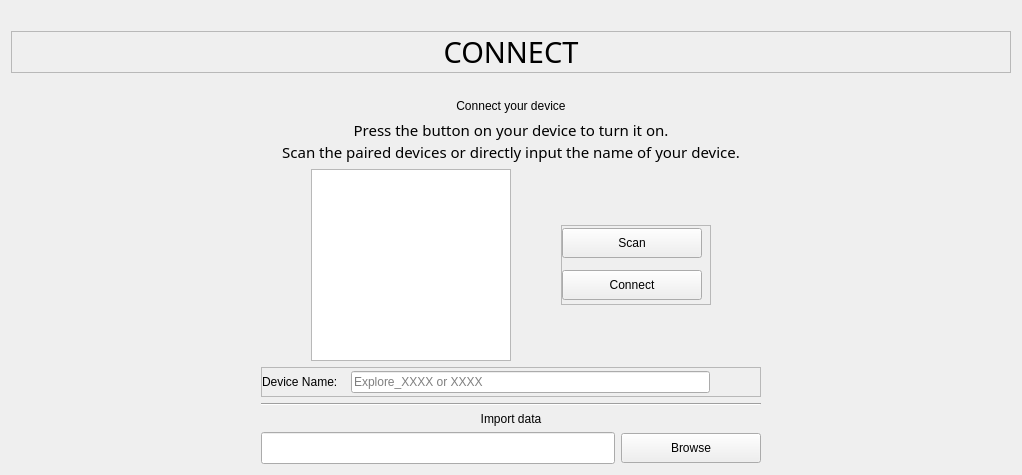
            <widget class="QWidget" name="page_bt">
             <property name="styleSheet">
              <string notr="true"/>
             </property>
             <layout class="QVBoxLayout" name="verticalLayout_17">
              <item>
               <spacer name="verticalSpacer_14">
                <property name="orientation">
                 <enum>Qt::Vertical</enum>
                </property>
                <property name="sizeType">
                 <enum>QSizePolicy::Fixed</enum>
                </property>
                <property name="sizeHint" stdset="0">
                 <size>
                  <width>20</width>
                  <height>20</height>
                 </size>
                </property>
               </spacer>
              </item>
              <item>
               <widget class="QFrame" name="frame_bt_title">
                <property name="maximumSize">
                 <size>
                  <width>16777215</width>
                  <height>50</height>
                 </size>
                </property>
                <property name="styleSheet">
                 <string notr="true"/>
                </property>
                <property name="frameShape">
                 <enum>QFrame::StyledPanel</enum>
                </property>
                <property name="frameShadow">
                 <enum>QFrame::Raised</enum>
                </property>
                <layout class="QHBoxLayout" name="horizontalLayout_37">
                 <property name="spacing">
                  <number>0</number>
                 </property>
                 <property name="leftMargin">
                  <number>0</number>
                 </property>
                 <property name="topMargin">
                  <number>0</number>
                 </property>
                 <property name="rightMargin">
                  <number>0</number>
                 </property>
                 <property name="bottomMargin">
                  <number>0</number>
                 </property>
                 <item>
                  <widget class="QLabel" name="bt_title">
                   <property name="minimumSize">
                    <size>
                     <width>0</width>
                     <height>0</height>
                    </size>
                   </property>
                   <property name="font">
                    <font>
                     <family>DM Sans</family>
                     <pointsize>22</pointsize>
                     <weight>50</weight>
                     <italic>false</italic>
                     <bold>false</bold>
                    </font>
                   </property>
                   <property name="text">
                    <string>CONNECT</string>
                   </property>
                   <property name="alignment">
                    <set>Qt::AlignCenter</set>
                   </property>
                  </widget>
                 </item>
                </layout>
               </widget>
              </item>
              <item>
               <spacer name="verticalSpacer_5">
                <property name="orientation">
                 <enum>Qt::Vertical</enum>
                </property>
                <property name="sizeType">
                 <enum>QSizePolicy::Fixed</enum>
                </property>
                <property name="sizeHint" stdset="0">
                 <size>
                  <width>20</width>
                  <height>20</height>
                 </size>
                </property>
               </spacer>
              </item>
              <item>
               <layout class="QVBoxLayout" name="verticalLayout_6">
                <property name="leftMargin">
                 <number>250</number>
                </property>
                <property name="rightMargin">
                 <number>250</number>
                </property>
                <item>
                 <widget class="QLabel" name="label_explore_name_3">
                  <property name="maximumSize">
                   <size>
                    <width>16777215</width>
                    <height>30</height>
                   </size>
                  </property>
                  <property name="styleSheet">
                   <string notr="true"/>
                  </property>
                  <property name="text">
                   <string>&lt;html&gt;&lt;head/&gt;&lt;body&gt;&lt;p&gt;Connect your device&lt;/p&gt;&lt;/body&gt;&lt;/html&gt;</string>
                  </property>
                  <property name="alignment">
                   <set>Qt::AlignCenter</set>
                  </property>
                 </widget>
                </item>
                <item>
                 <widget class="QLabel" name="label_10">
                  <property name="font">
                   <font>
                    <family>DM Sans</family>
                    <pointsize>11</pointsize>
                    <weight>50</weight>
                    <italic>false</italic>
                    <bold>false</bold>
                   </font>
                  </property>
                  <property name="styleSheet">
                   <string notr="true"/>
                  </property>
                  <property name="text">
                   <string>&lt;!DOCTYPE HTML PUBLIC &quot;-//W3C//DTD HTML 4.0//EN&quot; &quot;http://www.w3.org/TR/REC-html40/strict.dtd&quot;&gt;
&lt;html&gt;&lt;head&gt;&lt;meta name=&quot;qrichtext&quot; content=&quot;1&quot; /&gt;&lt;style type=&quot;text/css&quot;&gt;
p, li { white-space: pre-wrap; }
&lt;/style&gt;&lt;/head&gt;&lt;body style=&quot; font-family:'DM Sans'; font-size:11pt; font-weight:400; font-style:normal;&quot;&gt;
&lt;p align=&quot;center&quot; style=&quot; margin-top:0px; margin-bottom:0px; margin-left:0px; margin-right:0px; -qt-block-indent:0; text-indent:0px;&quot;&gt;&lt;span style=&quot; font-family:'Segoe UI';&quot;&gt;Press the button on your device to turn it on.&lt;/span&gt;&lt;/p&gt;
&lt;p align=&quot;center&quot; style=&quot; margin-top:0px; margin-bottom:0px; margin-left:0px; margin-right:0px; -qt-block-indent:0; text-indent:0px;&quot;&gt;&lt;span style=&quot; font-family:'Segoe UI';&quot;&gt;Scan the paired devices or directly input the name of your device.&lt;/span&gt;&lt;/p&gt;&lt;/body&gt;&lt;/html&gt;</string>
                  </property>
                  <property name="wordWrap">
                   <bool>true</bool>
                  </property>
                 </widget>
                </item>
                <item>
                 <layout class="QHBoxLayout" name="horizontalLayout_9">
                  <property name="spacing">
                   <number>0</number>
                  </property>
                  <item>
                   <widget class="QListWidget" name="list_devices">
                    <property name="maximumSize">
                     <size>
                      <width>200</width>
                      <height>200</height>
                     </size>
                    </property>
                    <property name="cursor" stdset="0">
                     <cursorShape>ArrowCursor</cursorShape>
                    </property>
                    <property name="styleSheet">
                     <string notr="true"/>
                    </property>
                   </widget>
                  </item>
                  <item>
                   <widget class="QFrame" name="frame_btns_scan_connect">
                    <property name="maximumSize">
                     <size>
                      <width>150</width>
                      <height>80</height>
                     </size>
                    </property>
                    <property name="styleSheet">
                     <string notr="true"/>
                    </property>
                    <property name="frameShape">
                     <enum>QFrame::StyledPanel</enum>
                    </property>
                    <property name="frameShadow">
                     <enum>QFrame::Raised</enum>
                    </property>
                    <layout class="QVBoxLayout" name="verticalLayout_38">
                     <property name="spacing">
                      <number>10</number>
                     </property>
                     <property name="leftMargin">
                      <number>0</number>
                     </property>
                     <property name="topMargin">
                      <number>0</number>
                     </property>
                     <property name="rightMargin">
                      <number>0</number>
                     </property>
                     <property name="bottomMargin">
                      <number>0</number>
                     </property>
                     <item>
                      <widget class="QPushButton" name="btn_scan">
                       <property name="sizePolicy">
                        <sizepolicy hsizetype="Minimum" vsizetype="Minimum">
                         <horstretch>0</horstretch>
                         <verstretch>0</verstretch>
                        </sizepolicy>
                       </property>
                       <property name="minimumSize">
                        <size>
                         <width>140</width>
                         <height>30</height>
                        </size>
                       </property>
                       <property name="maximumSize">
                        <size>
                         <width>140</width>
                         <height>30</height>
                        </size>
                       </property>
                       <property name="cursor">
                        <cursorShape>PointingHandCursor</cursorShape>
                       </property>
                       <property name="styleSheet">
                        <string notr="true"/>
                       </property>
                       <property name="text">
                        <string>Scan</string>
                       </property>
                       <property name="flat">
                        <bool>false</bool>
                       </property>
                      </widget>
                     </item>
                     <item>
                      <widget class="QPushButton" name="btn_connect">
                       <property name="sizePolicy">
                        <sizepolicy hsizetype="Preferred" vsizetype="Preferred">
                         <horstretch>0</horstretch>
                         <verstretch>0</verstretch>
                        </sizepolicy>
                       </property>
                       <property name="minimumSize">
                        <size>
                         <width>140</width>
                         <height>30</height>
                        </size>
                       </property>
                       <property name="maximumSize">
                        <size>
                         <width>140</width>
                         <height>30</height>
                        </size>
                       </property>
                       <property name="cursor">
                        <cursorShape>PointingHandCursor</cursorShape>
                       </property>
                       <property name="text">
                        <string>Connect</string>
                       </property>
                      </widget>
                     </item>
                    </layout>
                   </widget>
                  </item>
                 </layout>
                </item>
                <item alignment="Qt::AlignHCenter">
                 <widget class="QFrame" name="frame_8">
                  <property name="sizePolicy">
                   <sizepolicy hsizetype="Expanding" vsizetype="Preferred">
                    <horstretch>0</horstretch>
                    <verstretch>0</verstretch>
                   </sizepolicy>
                  </property>
                  <property name="minimumSize">
                   <size>
                    <width>500</width>
                    <height>30</height>
                   </size>
                  </property>
                  <property name="maximumSize">
                   <size>
                    <width>16777215</width>
                    <height>16777215</height>
                   </size>
                  </property>
                  <property name="frameShape">
                   <enum>QFrame::StyledPanel</enum>
                  </property>
                  <property name="frameShadow">
                   <enum>QFrame::Raised</enum>
                  </property>
                  <layout class="QHBoxLayout" name="horizontalLayout_16">
                   <property name="spacing">
                    <number>10</number>
                   </property>
                   <property name="leftMargin">
                    <number>0</number>
                   </property>
                   <property name="topMargin">
                    <number>0</number>
                   </property>
                   <property name="rightMargin">
                    <number>50</number>
                   </property>
                   <property name="bottomMargin">
                    <number>0</number>
                   </property>
                   <item>
                    <widget class="QLabel" name="label_15">
                     <property name="styleSheet">
                      <string notr="true"/>
                     </property>
                     <property name="text">
                      <string>Device Name: </string>
                     </property>
                    </widget>
                   </item>
                   <item>
                    <widget class="QLineEdit" name="dev_name_input">
                     <property name="styleSheet">
                      <string notr="true">
/*background-color: rgb(83, 88, 123);*/
</string>
                     </property>
                     <property name="placeholderText">
                      <string>Explore_XXXX or XXXX</string>
                     </property>
                    </widget>
                   </item>
                  </layout>
                 </widget>
                </item>
                <item>
                 <widget class="Line" name="line_2">
                  <property name="styleSheet">
                   <string notr="true"/>
                  </property>
                  <property name="orientation">
                   <enum>Qt::Horizontal</enum>
                  </property>
                 </widget>
                </item>
                <item>
                 <widget class="QLabel" name="label_16">
                  <property name="text">
                   <string>Import data</string>
                  </property>
                  <property name="alignment">
                   <set>Qt::AlignCenter</set>
                  </property>
                 </widget>
                </item>
                <item>
                 <layout class="QHBoxLayout" name="horizontalLayout_28">
                  <item>
                   <widget class="QLineEdit" name="le_data_path">
                    <property name="font">
                     <font>
                      <family>DM Sans</family>
                      <pointsize>13</pointsize>
                      <weight>50</weight>
                      <italic>false</italic>
                      <bold>false</bold>
                     </font>
                    </property>
                   </widget>
                  </item>
                  <item>
                   <widget class="QPushButton" name="btn_import_data">
                    <property name="sizePolicy">
                     <sizepolicy hsizetype="Preferred" vsizetype="Preferred">
                      <horstretch>0</horstretch>
                      <verstretch>0</verstretch>
                     </sizepolicy>
                    </property>
                    <property name="minimumSize">
                     <size>
                      <width>140</width>
                      <height>30</height>
                     </size>
                    </property>
                    <property name="maximumSize">
                     <size>
                      <width>140</width>
                      <height>30</height>
                     </size>
                    </property>
                    <property name="cursor">
                     <cursorShape>PointingHandCursor</cursorShape>
                    </property>
                    <property name="text">
                     <string>Browse</string>
                    </property>
                   </widget>
                  </item>
                 </layout>
                </item>
               </layout>
              </item>
             </layout>
            </widget>
